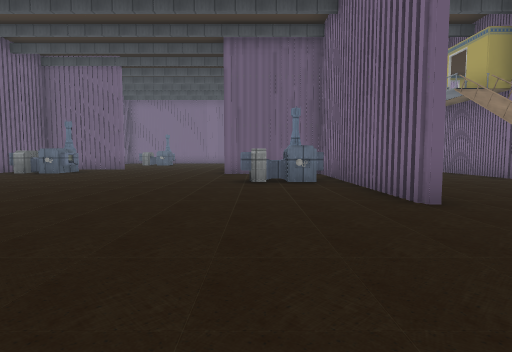
View 1 (above)

18 first-person views from a walk through a scene from a Unity 3-D project. The camera is 1.2 m above the floor, tilts 4° down and sees 80° across. The floor is counted in squares, 2 m on a side. Each view is taken from the middle of a square. On the plan, view 1 faces up. The plan holds only what a view shows up to about 9 squares ahead; the rest is blank. The place goes on beyond the plan. Some surface patterns are stand-ins.

View 2
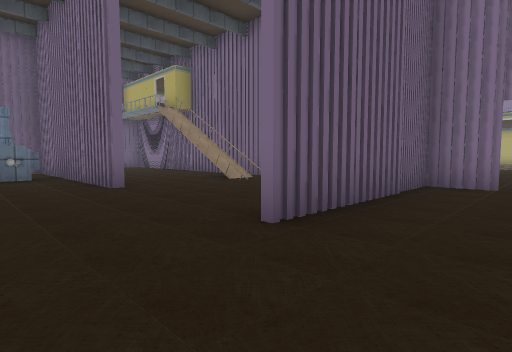

View 3
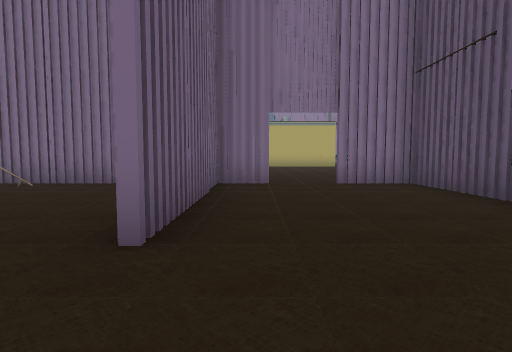

View 4
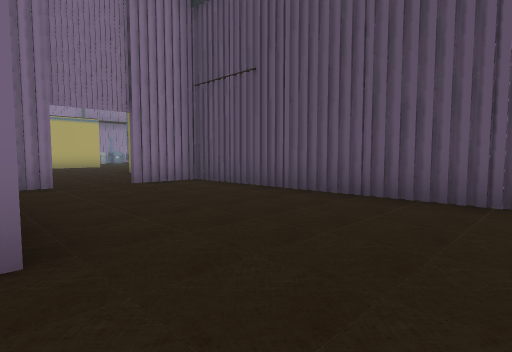

View 5
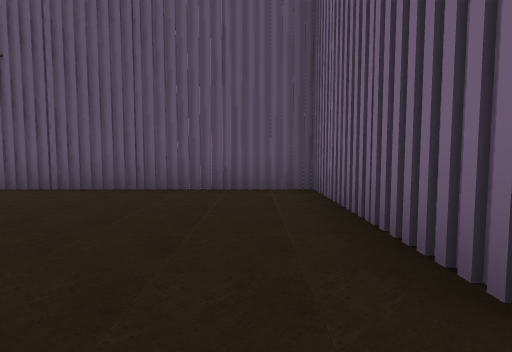

View 6
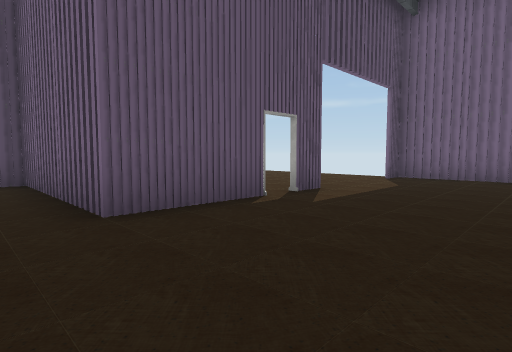

View 7
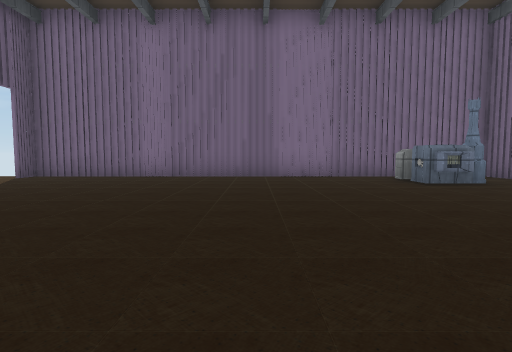

View 8
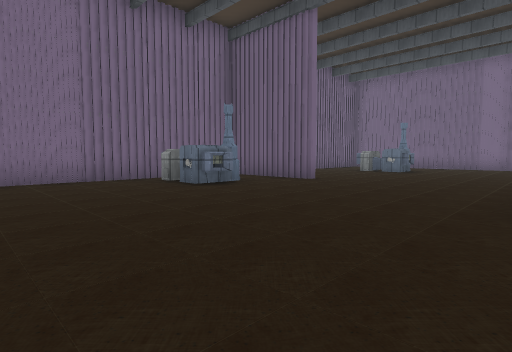

View 9
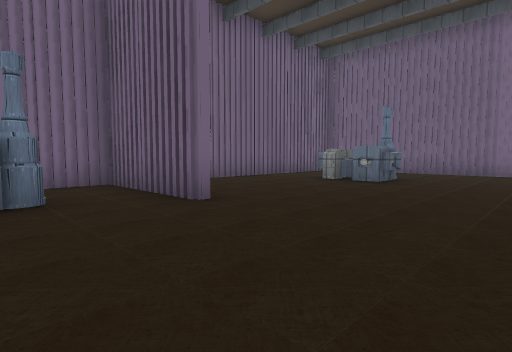

View 10
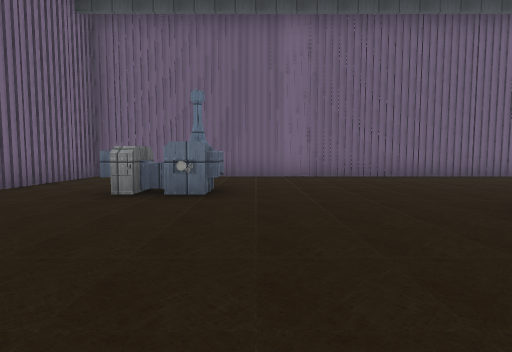

View 11
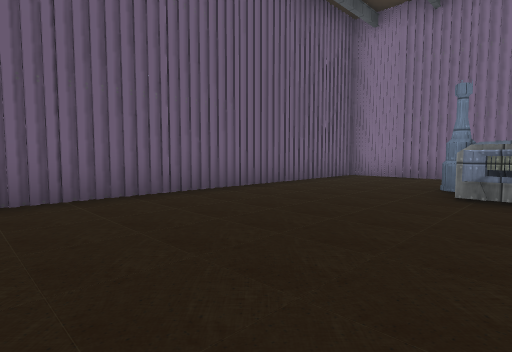

View 12
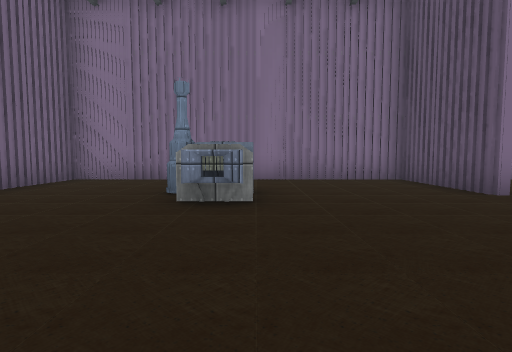

View 13
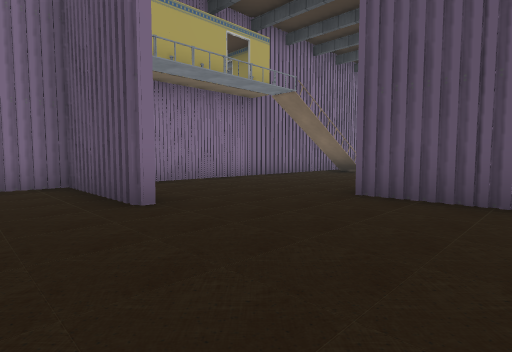

View 14
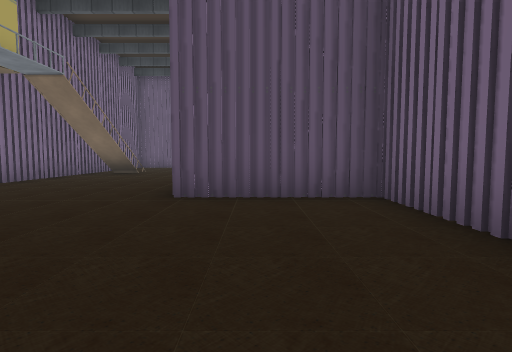

View 15
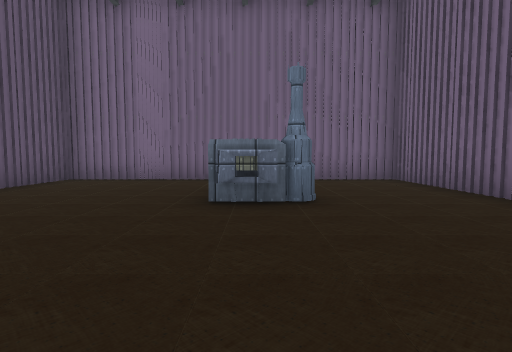

View 16
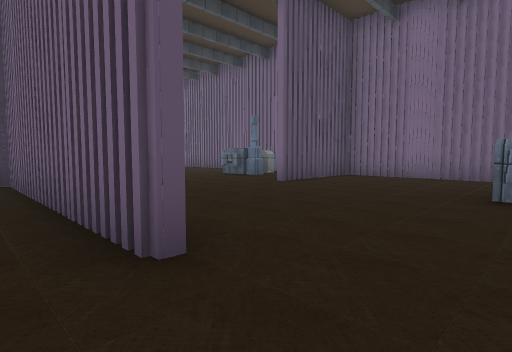

View 17
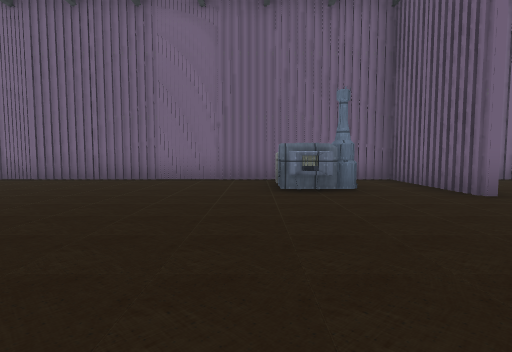

View 18
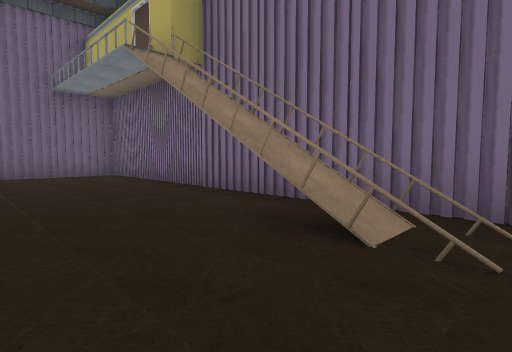

### Floor plan
Points are (right, up) in squares from view 1. A wall is a line through its corners. A room is listed if a view was taken in it or the views show most of it. See-through windows are left out.
Room 1 (views 1, 2, 3, 4)
walls: (6.4, -1.4) (6.4, -0.2) (1.9, -0.2); (-1, -0.1) (-1, -4.3) (6.4, -4.3) (6.4, -2.6)
ways out: opening at (0.5, 0) to room 2; opening at (7, -2)
Room 2 (views 5, 6, 7, 8, 9, 10, 11, 12, 13, 14, 15, 16, 17, 18)
walls: (-5.3, 12.3) (-8.5, 12.3); (-0.8, 15.5) (-0.8, 9.7) (2.2, 9.7); (3.4, 12.5) (6.5, 12.5); (-8.5, 12.5) (-5.4, 12.5); (2, 3.6) (2, 9); (6.5, 12.3) (3.7, 12.3); (6.4, 4.4) (6.4, 15.5); (-3.4, -0.1) (-1, -0.1); (-4.9, -0.1) (-3.9, -0.1); (6.4, 17.9) (6.4, 20.4) (-8.4, 20.4) (-8.4, -0.1) (-7.8, -0.1); (6.4, 1.9) (6.4, 2.5)
ways out: opening at (0.5, 0) to room 1; opening at (-6, -1); gap at (-3, 0)
objects: other object (-7, 10) to (-6, 10); other object (-6, 17) to (-5, 17); other object (0, 7) to (1, 7); other object (3, 16) to (4, 17); other object (5, 5); other object (6, 4)

Positions as (right, up) in squares from view 1, and headings:
1: (0, 0), facing up
2: (0, -2), facing up-right
3: (0, -1), facing right
4: (0, 0), facing down-right
5: (0, 1), facing down
6: (0, 3), facing down-left
7: (0, 6), facing left
8: (-1, 6), facing up-left
9: (-2, 10), facing up-left
10: (-4, 12), facing up
11: (-2, 16), facing up-right
12: (-1, 16), facing right
13: (0, 14), facing down-right
14: (1, 14), facing down
15: (-1, 17), facing left
16: (0, 17), facing down-left
17: (-1, 9), facing left
18: (3, 3), facing up-right
